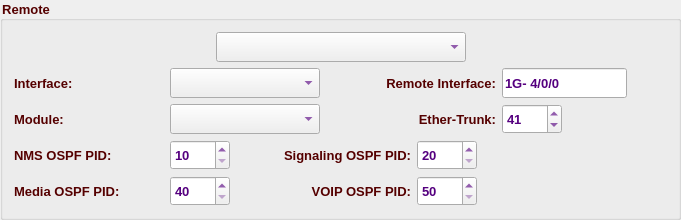
               <widget class="QGroupBox" name="groupBox_13">
                <property name="minimumSize">
                 <size>
                  <width>150</width>
                  <height>0</height>
                 </size>
                </property>
                <property name="font">
                 <font>
                  <family>Tahoma</family>
                  <pointsize>10</pointsize>
                  <weight>75</weight>
                  <bold>true</bold>
                 </font>
                </property>
                <property name="styleSheet">
                 <string notr="true">color: rgb(85, 0, 0);</string>
                </property>
                <property name="title">
                 <string>Remote</string>
                </property>
                <layout class="QVBoxLayout" name="verticalLayout_21">
                 <item>
                  <layout class="QHBoxLayout" name="horizontalLayout_50">
                   <item>
                    <spacer name="horizontalSpacer_63">
                     <property name="font">
                      <font>
                       <family>Tahoma</family>
                       <pointsize>10</pointsize>
                      </font>
                     </property>
                     <property name="orientation">
                      <enum>Qt::Horizontal</enum>
                     </property>
                     <property name="sizeHint" stdset="0">
                      <size>
                       <width>40</width>
                       <height>20</height>
                      </size>
                     </property>
                    </spacer>
                   </item>
                   <item>
                    <widget class="QComboBox" name="RmetroCB">
                     <property name="sizePolicy">
                      <sizepolicy hsizetype="Preferred" vsizetype="Preferred">
                       <horstretch>0</horstretch>
                       <verstretch>0</verstretch>
                      </sizepolicy>
                     </property>
                     <property name="minimumSize">
                      <size>
                       <width>250</width>
                       <height>30</height>
                      </size>
                     </property>
                     <property name="maximumSize">
                      <size>
                       <width>250</width>
                       <height>30</height>
                      </size>
                     </property>
                     <property name="font">
                      <font>
                       <family>Tahoma</family>
                       <pointsize>10</pointsize>
                       <weight>75</weight>
                       <bold>true</bold>
                      </font>
                     </property>
                     <property name="styleSheet">
                      <string notr="true">color: rgb(85, 0, 127);</string>
                     </property>
                    </widget>
                   </item>
                   <item>
                    <spacer name="horizontalSpacer_64">
                     <property name="font">
                      <font>
                       <family>Tahoma</family>
                       <pointsize>10</pointsize>
                      </font>
                     </property>
                     <property name="orientation">
                      <enum>Qt::Horizontal</enum>
                     </property>
                     <property name="sizeHint" stdset="0">
                      <size>
                       <width>40</width>
                       <height>20</height>
                      </size>
                     </property>
                    </spacer>
                   </item>
                  </layout>
                 </item>
                 <item>
                  <layout class="QHBoxLayout" name="horizontalLayout_51">
                   <item>
                    <widget class="QLabel" name="label_45">
                     <property name="minimumSize">
                      <size>
                       <width>150</width>
                       <height>30</height>
                      </size>
                     </property>
                     <property name="maximumSize">
                      <size>
                       <width>150</width>
                       <height>30</height>
                      </size>
                     </property>
                     <property name="font">
                      <font>
                       <family>Tahoma</family>
                       <pointsize>10</pointsize>
                       <weight>75</weight>
                       <bold>true</bold>
                      </font>
                     </property>
                     <property name="text">
                      <string>Interface:</string>
                     </property>
                    </widget>
                   </item>
                   <item>
                    <widget class="QComboBox" name="RmetroIntCB">
                     <property name="minimumSize">
                      <size>
                       <width>150</width>
                       <height>30</height>
                      </size>
                     </property>
                     <property name="maximumSize">
                      <size>
                       <width>150</width>
                       <height>30</height>
                      </size>
                     </property>
                     <property name="font">
                      <font>
                       <family>Tahoma</family>
                       <pointsize>10</pointsize>
                       <weight>75</weight>
                       <bold>true</bold>
                      </font>
                     </property>
                     <property name="styleSheet">
                      <string notr="true">color: rgb(85, 0, 127);</string>
                     </property>
                    </widget>
                   </item>
                   <item>
                    <widget class="QLabel" name="label_46">
                     <property name="minimumSize">
                      <size>
                       <width>170</width>
                       <height>30</height>
                      </size>
                     </property>
                     <property name="maximumSize">
                      <size>
                       <width>170</width>
                       <height>30</height>
                      </size>
                     </property>
                     <property name="font">
                      <font>
                       <family>Tahoma</family>
                       <pointsize>10</pointsize>
                       <weight>75</weight>
                       <bold>true</bold>
                      </font>
                     </property>
                     <property name="text">
                      <string>Remote Interface:</string>
                     </property>
                     <property name="alignment">
                      <set>Qt::AlignRight|Qt::AlignTrailing|Qt::AlignVCenter</set>
                     </property>
                    </widget>
                   </item>
                   <item>
                    <widget class="QLineEdit" name="RmetroRemoteIntLE">
                     <property name="sizePolicy">
                      <sizepolicy hsizetype="Expanding" vsizetype="Preferred">
                       <horstretch>0</horstretch>
                       <verstretch>0</verstretch>
                      </sizepolicy>
                     </property>
                     <property name="minimumSize">
                      <size>
                       <width>100</width>
                       <height>30</height>
                      </size>
                     </property>
                     <property name="maximumSize">
                      <size>
                       <width>200</width>
                       <height>30</height>
                      </size>
                     </property>
                     <property name="font">
                      <font>
                       <family>Tahoma</family>
                       <pointsize>10</pointsize>
                       <weight>75</weight>
                       <bold>true</bold>
                      </font>
                     </property>
                     <property name="styleSheet">
                      <string notr="true">color: rgb(85, 0, 127);</string>
                     </property>
                     <property name="text">
                      <string>1G- 4/0/0</string>
                     </property>
                     <property name="placeholderText">
                      <string>1G-4/0/0</string>
                     </property>
                    </widget>
                   </item>
                   <item>
                    <spacer name="horizontalSpacer_38">
                     <property name="orientation">
                      <enum>Qt::Horizontal</enum>
                     </property>
                     <property name="sizeHint" stdset="0">
                      <size>
                       <width>40</width>
                       <height>20</height>
                      </size>
                     </property>
                    </spacer>
                   </item>
                  </layout>
                 </item>
                 <item>
                  <layout class="QHBoxLayout" name="horizontalLayout_52">
                   <item>
                    <widget class="QLabel" name="label_47">
                     <property name="minimumSize">
                      <size>
                       <width>150</width>
                       <height>30</height>
                      </size>
                     </property>
                     <property name="maximumSize">
                      <size>
                       <width>150</width>
                       <height>30</height>
                      </size>
                     </property>
                     <property name="font">
                      <font>
                       <family>Tahoma</family>
                       <pointsize>10</pointsize>
                       <weight>75</weight>
                       <bold>true</bold>
                      </font>
                     </property>
                     <property name="text">
                      <string>Module:</string>
                     </property>
                     <property name="alignment">
                      <set>Qt::AlignLeading|Qt::AlignLeft|Qt::AlignVCenter</set>
                     </property>
                    </widget>
                   </item>
                   <item>
                    <widget class="QComboBox" name="RmetroModCB">
                     <property name="minimumSize">
                      <size>
                       <width>150</width>
                       <height>30</height>
                      </size>
                     </property>
                     <property name="maximumSize">
                      <size>
                       <width>150</width>
                       <height>30</height>
                      </size>
                     </property>
                     <property name="font">
                      <font>
                       <family>Tahoma</family>
                       <pointsize>10</pointsize>
                       <weight>75</weight>
                       <bold>true</bold>
                      </font>
                     </property>
                     <property name="styleSheet">
                      <string notr="true">color: rgb(85, 0, 127);</string>
                     </property>
                    </widget>
                   </item>
                   <item>
                    <widget class="QLabel" name="label_48">
                     <property name="minimumSize">
                      <size>
                       <width>170</width>
                       <height>30</height>
                      </size>
                     </property>
                     <property name="maximumSize">
                      <size>
                       <width>170</width>
                       <height>30</height>
                      </size>
                     </property>
                     <property name="font">
                      <font>
                       <family>Tahoma</family>
                       <pointsize>10</pointsize>
                       <weight>75</weight>
                       <bold>true</bold>
                      </font>
                     </property>
                     <property name="text">
                      <string>Ether-Trunk:</string>
                     </property>
                     <property name="alignment">
                      <set>Qt::AlignRight|Qt::AlignTrailing|Qt::AlignVCenter</set>
                     </property>
                    </widget>
                   </item>
                   <item>
                    <widget class="QSpinBox" name="RmetroEthSB">
                     <property name="minimumSize">
                      <size>
                       <width>60</width>
                       <height>30</height>
                      </size>
                     </property>
                     <property name="maximumSize">
                      <size>
                       <width>16777215</width>
                       <height>30</height>
                      </size>
                     </property>
                     <property name="font">
                      <font>
                       <family>Tahoma</family>
                       <pointsize>10</pointsize>
                       <weight>75</weight>
                       <bold>true</bold>
                      </font>
                     </property>
                     <property name="styleSheet">
                      <string notr="true">color: rgb(85, 0, 127);</string>
                     </property>
                     <property name="maximum">
                      <number>1000</number>
                     </property>
                     <property name="value">
                      <number>41</number>
                     </property>
                    </widget>
                   </item>
                   <item>
                    <spacer name="horizontalSpacer_66">
                     <property name="font">
                      <font>
                       <family>Tahoma</family>
                       <pointsize>10</pointsize>
                      </font>
                     </property>
                     <property name="orientation">
                      <enum>Qt::Horizontal</enum>
                     </property>
                     <property name="sizeHint" stdset="0">
                      <size>
                       <width>40</width>
                       <height>20</height>
                      </size>
                     </property>
                    </spacer>
                   </item>
                  </layout>
                 </item>
                 <item>
                  <layout class="QHBoxLayout" name="horizontalLayout_53">
                   <item>
                    <widget class="QLabel" name="label_49">
                     <property name="minimumSize">
                      <size>
                       <width>150</width>
                       <height>30</height>
                      </size>
                     </property>
                     <property name="maximumSize">
                      <size>
                       <width>150</width>
                       <height>30</height>
                      </size>
                     </property>
                     <property name="font">
                      <font>
                       <family>Tahoma</family>
                       <pointsize>10</pointsize>
                       <weight>75</weight>
                       <bold>true</bold>
                      </font>
                     </property>
                     <property name="text">
                      <string>NMS OSPF PID:</string>
                     </property>
                    </widget>
                   </item>
                   <item>
                    <widget class="QSpinBox" name="RnmsOspfPidSB">
                     <property name="minimumSize">
                      <size>
                       <width>60</width>
                       <height>30</height>
                      </size>
                     </property>
                     <property name="maximumSize">
                      <size>
                       <width>16777215</width>
                       <height>30</height>
                      </size>
                     </property>
                     <property name="font">
                      <font>
                       <family>Tahoma</family>
                       <pointsize>10</pointsize>
                       <weight>75</weight>
                       <bold>true</bold>
                      </font>
                     </property>
                     <property name="styleSheet">
                      <string notr="true">color: rgb(85, 0, 127);</string>
                     </property>
                     <property name="minimum">
                      <number>10</number>
                     </property>
                     <property name="maximum">
                      <number>19</number>
                     </property>
                    </widget>
                   </item>
                   <item>
                    <widget class="QLabel" name="label_50">
                     <property name="minimumSize">
                      <size>
                       <width>175</width>
                       <height>30</height>
                      </size>
                     </property>
                     <property name="maximumSize">
                      <size>
                       <width>175</width>
                       <height>30</height>
                      </size>
                     </property>
                     <property name="font">
                      <font>
                       <family>Tahoma</family>
                       <pointsize>10</pointsize>
                       <weight>75</weight>
                       <bold>true</bold>
                      </font>
                     </property>
                     <property name="text">
                      <string>Signaling OSPF PID:</string>
                     </property>
                     <property name="alignment">
                      <set>Qt::AlignRight|Qt::AlignTrailing|Qt::AlignVCenter</set>
                     </property>
                    </widget>
                   </item>
                   <item>
                    <widget class="QSpinBox" name="RsigOspfPidSB">
                     <property name="minimumSize">
                      <size>
                       <width>60</width>
                       <height>30</height>
                      </size>
                     </property>
                     <property name="maximumSize">
                      <size>
                       <width>16777215</width>
                       <height>30</height>
                      </size>
                     </property>
                     <property name="font">
                      <font>
                       <family>Tahoma</family>
                       <pointsize>10</pointsize>
                       <weight>75</weight>
                       <bold>true</bold>
                      </font>
                     </property>
                     <property name="styleSheet">
                      <string notr="true">color: rgb(85, 0, 127);</string>
                     </property>
                     <property name="minimum">
                      <number>20</number>
                     </property>
                     <property name="maximum">
                      <number>29</number>
                     </property>
                    </widget>
                   </item>
                   <item>
                    <spacer name="horizontalSpacer_68">
                     <property name="font">
                      <font>
                       <family>Tahoma</family>
                       <pointsize>10</pointsize>
                      </font>
                     </property>
                     <property name="orientation">
                      <enum>Qt::Horizontal</enum>
                     </property>
                     <property name="sizeHint" stdset="0">
                      <size>
                       <width>40</width>
                       <height>20</height>
                      </size>
                     </property>
                    </spacer>
                   </item>
                  </layout>
                 </item>
                 <item>
                  <layout class="QHBoxLayout" name="horizontalLayout_54">
                   <item>
                    <widget class="QLabel" name="label_51">
                     <property name="minimumSize">
                      <size>
                       <width>150</width>
                       <height>30</height>
                      </size>
                     </property>
                     <property name="maximumSize">
                      <size>
                       <width>150</width>
                       <height>30</height>
                      </size>
                     </property>
                     <property name="font">
                      <font>
                       <family>Tahoma</family>
                       <pointsize>10</pointsize>
                       <weight>75</weight>
                       <bold>true</bold>
                      </font>
                     </property>
                     <property name="text">
                      <string>Media OSPF PID:</string>
                     </property>
                    </widget>
                   </item>
                   <item>
                    <widget class="QSpinBox" name="RmediaOspfPidSB">
                     <property name="minimumSize">
                      <size>
                       <width>60</width>
                       <height>30</height>
                      </size>
                     </property>
                     <property name="maximumSize">
                      <size>
                       <width>16777215</width>
                       <height>30</height>
                      </size>
                     </property>
                     <property name="font">
                      <font>
                       <family>Tahoma</family>
                       <pointsize>10</pointsize>
                       <weight>75</weight>
                       <bold>true</bold>
                      </font>
                     </property>
                     <property name="styleSheet">
                      <string notr="true">color: rgb(85, 0, 127);</string>
                     </property>
                     <property name="minimum">
                      <number>40</number>
                     </property>
                     <property name="maximum">
                      <number>49</number>
                     </property>
                    </widget>
                   </item>
                   <item>
                    <widget class="QLabel" name="label_52">
                     <property name="minimumSize">
                      <size>
                       <width>175</width>
                       <height>30</height>
                      </size>
                     </property>
                     <property name="maximumSize">
                      <size>
                       <width>175</width>
                       <height>30</height>
                      </size>
                     </property>
                     <property name="font">
                      <font>
                       <family>Tahoma</family>
                       <pointsize>10</pointsize>
                       <weight>75</weight>
                       <bold>true</bold>
                      </font>
                     </property>
                     <property name="text">
                      <string>VOIP OSPF PID:</string>
                     </property>
                     <property name="alignment">
                      <set>Qt::AlignRight|Qt::AlignTrailing|Qt::AlignVCenter</set>
                     </property>
                    </widget>
                   </item>
                   <item>
                    <widget class="QSpinBox" name="RvoipOspfPidSB">
                     <property name="minimumSize">
                      <size>
                       <width>60</width>
                       <height>30</height>
                      </size>
                     </property>
                     <property name="maximumSize">
                      <size>
                       <width>16777215</width>
                       <height>30</height>
                      </size>
                     </property>
                     <property name="font">
                      <font>
                       <family>Tahoma</family>
                       <pointsize>10</pointsize>
                       <weight>75</weight>
                       <bold>true</bold>
                      </font>
                     </property>
                     <property name="styleSheet">
                      <string notr="true">color: rgb(85, 0, 127);</string>
                     </property>
                     <property name="minimum">
                      <number>50</number>
                     </property>
                     <property name="maximum">
                      <number>59</number>
                     </property>
                    </widget>
                   </item>
                   <item>
                    <spacer name="horizontalSpacer_70">
                     <property name="font">
                      <font>
                       <family>Tahoma</family>
                       <pointsize>10</pointsize>
                      </font>
                     </property>
                     <property name="orientation">
                      <enum>Qt::Horizontal</enum>
                     </property>
                     <property name="sizeHint" stdset="0">
                      <size>
                       <width>40</width>
                       <height>20</height>
                      </size>
                     </property>
                    </spacer>
                   </item>
                  </layout>
                 </item>
                </layout>
               </widget>
